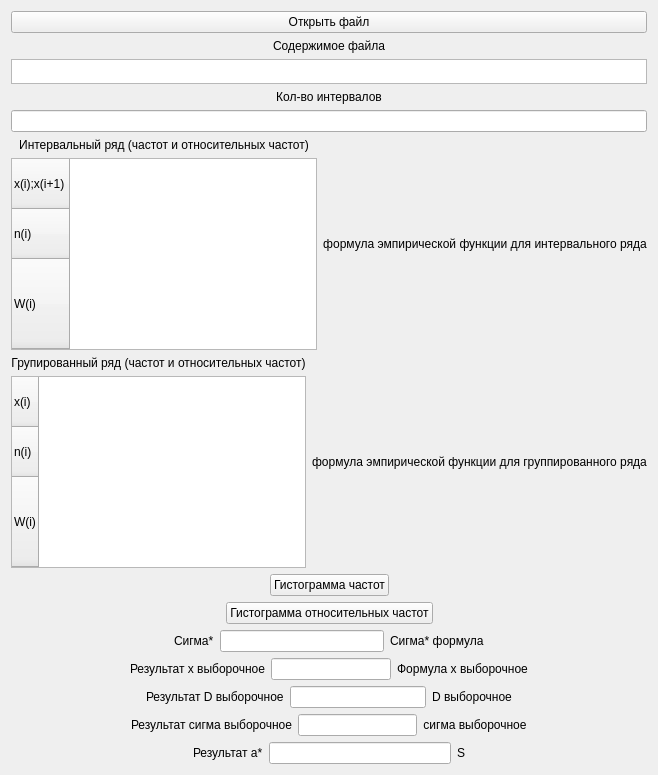
      <widget class="QWidget" name="page_2">
       <layout class="QGridLayout" name="gridLayout_3">
        <item row="1" column="0">
         <layout class="QVBoxLayout" name="verticalLayout_21">
          <item>
           <widget class="QLabel" name="label_30">
            <property name="layoutDirection">
             <enum>Qt::LeftToRight</enum>
            </property>
            <property name="text">
             <string>Содержимое файла</string>
            </property>
            <property name="alignment">
             <set>Qt::AlignCenter</set>
            </property>
           </widget>
          </item>
          <item>
           <widget class="QTextEdit" name="fileBuffer_2">
            <property name="sizePolicy">
             <sizepolicy hsizetype="Minimum" vsizetype="Minimum">
              <horstretch>0</horstretch>
              <verstretch>0</verstretch>
             </sizepolicy>
            </property>
            <property name="maximumSize">
             <size>
              <width>16777215</width>
              <height>25</height>
             </size>
            </property>
            <property name="verticalScrollBarPolicy">
             <enum>Qt::ScrollBarAlwaysOff</enum>
            </property>
            <property name="horizontalScrollBarPolicy">
             <enum>Qt::ScrollBarAlwaysOff</enum>
            </property>
            <property name="readOnly">
             <bool>true</bool>
            </property>
            <property name="html">
             <string>&lt;!DOCTYPE HTML PUBLIC &quot;-//W3C//DTD HTML 4.0//EN&quot; &quot;http://www.w3.org/TR/REC-html40/strict.dtd&quot;&gt;
&lt;html&gt;&lt;head&gt;&lt;meta name=&quot;qrichtext&quot; content=&quot;1&quot; /&gt;&lt;meta charset=&quot;utf-8&quot; /&gt;&lt;style type=&quot;text/css&quot;&gt;
p, li { white-space: pre-wrap; }
hr { height: 1px; border-width: 0; }
&lt;/style&gt;&lt;/head&gt;&lt;body style=&quot; font-family:'Arial','sans-serif'; font-size:14px; font-weight:700; font-style:normal;&quot;&gt;
&lt;p style=&quot;-qt-paragraph-type:empty; margin-top:0px; margin-bottom:0px; margin-left:0px; margin-right:0px; -qt-block-indent:0; text-indent:0px;&quot;&gt;&lt;br /&gt;&lt;/p&gt;&lt;/body&gt;&lt;/html&gt;</string>
            </property>
           </widget>
          </item>
         </layout>
        </item>
        <item row="3" column="0">
         <layout class="QHBoxLayout" name="horizontalLayout_11">
          <property name="leftMargin">
           <number>0</number>
          </property>
          <item>
           <layout class="QVBoxLayout" name="verticalLayout_9">
            <item>
             <widget class="QLabel" name="label_7">
              <property name="layoutDirection">
               <enum>Qt::LeftToRight</enum>
              </property>
              <property name="text">
               <string>Интервальный ряд (частот и относительных частот)</string>
              </property>
              <property name="alignment">
               <set>Qt::AlignCenter</set>
              </property>
             </widget>
            </item>
            <item>
             <widget class="QTableWidget" name="intervalRow2">
              <property name="sizePolicy">
               <sizepolicy hsizetype="Minimum" vsizetype="Preferred">
                <horstretch>0</horstretch>
                <verstretch>0</verstretch>
               </sizepolicy>
              </property>
              <property name="minimumSize">
               <size>
                <width>0</width>
                <height>0</height>
               </size>
              </property>
              <property name="maximumSize">
               <size>
                <width>16777215</width>
                <height>16777215</height>
               </size>
              </property>
              <property name="verticalScrollBarPolicy">
               <enum>Qt::ScrollBarAlwaysOff</enum>
              </property>
              <property name="horizontalScrollBarPolicy">
               <enum>Qt::ScrollBarAsNeeded</enum>
              </property>
              <property name="editTriggers">
               <set>QAbstractItemView::NoEditTriggers</set>
              </property>
              <property name="gridStyle">
               <enum>Qt::SolidLine</enum>
              </property>
              <property name="sortingEnabled">
               <bool>false</bool>
              </property>
              <property name="wordWrap">
               <bool>true</bool>
              </property>
              <property name="cornerButtonEnabled">
               <bool>false</bool>
              </property>
              <property name="columnCount">
               <number>0</number>
              </property>
              <attribute name="horizontalHeaderVisible">
               <bool>false</bool>
              </attribute>
              <attribute name="horizontalHeaderCascadingSectionResizes">
               <bool>false</bool>
              </attribute>
              <attribute name="horizontalHeaderMinimumSectionSize">
               <number>20</number>
              </attribute>
              <attribute name="horizontalHeaderDefaultSectionSize">
               <number>80</number>
              </attribute>
              <attribute name="horizontalHeaderHighlightSections">
               <bool>true</bool>
              </attribute>
              <attribute name="verticalHeaderVisible">
               <bool>true</bool>
              </attribute>
              <attribute name="verticalHeaderDefaultSectionSize">
               <number>50</number>
              </attribute>
              <attribute name="verticalHeaderStretchLastSection">
               <bool>true</bool>
              </attribute>
              <row>
               <property name="text">
                <string>x(i);x(i+1)</string>
               </property>
              </row>
              <row>
               <property name="text">
                <string>n(i)</string>
               </property>
              </row>
              <row>
               <property name="text">
                <string>W(i)</string>
               </property>
              </row>
             </widget>
            </item>
           </layout>
          </item>
          <item>
           <layout class="QVBoxLayout" name="verticalLayout_10">
            <item>
             <widget class="QLabel" name="empiricalIntervalLatex_2">
              <property name="text">
               <string>формула эмпирической функции для интервального ряда</string>
              </property>
              <property name="alignment">
               <set>Qt::AlignCenter</set>
              </property>
             </widget>
            </item>
           </layout>
          </item>
         </layout>
        </item>
        <item row="9" column="0">
         <layout class="QHBoxLayout" name="horizontalLayout_16">
          <item>
           <spacer name="horizontalSpacer_19">
            <property name="orientation">
             <enum>Qt::Horizontal</enum>
            </property>
            <property name="sizeHint" stdset="0">
             <size>
              <width>40</width>
              <height>20</height>
             </size>
            </property>
           </spacer>
          </item>
          <item>
           <widget class="QPushButton" name="frequencyHistogramBtn_2">
            <property name="maximumSize">
             <size>
              <width>300</width>
              <height>16777215</height>
             </size>
            </property>
            <property name="text">
             <string>Гистограмма частот</string>
            </property>
           </widget>
          </item>
          <item>
           <spacer name="horizontalSpacer_20">
            <property name="orientation">
             <enum>Qt::Horizontal</enum>
            </property>
            <property name="sizeHint" stdset="0">
             <size>
              <width>40</width>
              <height>20</height>
             </size>
            </property>
           </spacer>
          </item>
         </layout>
        </item>
        <item row="4" column="0">
         <layout class="QHBoxLayout" name="horizontalLayout_18">
          <property name="leftMargin">
           <number>0</number>
          </property>
          <property name="topMargin">
           <number>0</number>
          </property>
          <item>
           <layout class="QVBoxLayout" name="verticalLayout_24">
            <item>
             <widget class="QLabel" name="label_33">
              <property name="layoutDirection">
               <enum>Qt::LeftToRight</enum>
              </property>
              <property name="text">
               <string>Групированный ряд (частот и относительных частот)</string>
              </property>
              <property name="alignment">
               <set>Qt::AlignCenter</set>
              </property>
             </widget>
            </item>
            <item>
             <widget class="QTableWidget" name="groupRow2">
              <property name="sizePolicy">
               <sizepolicy hsizetype="Minimum" vsizetype="Maximum">
                <horstretch>0</horstretch>
                <verstretch>0</verstretch>
               </sizepolicy>
              </property>
              <property name="minimumSize">
               <size>
                <width>0</width>
                <height>0</height>
               </size>
              </property>
              <property name="maximumSize">
               <size>
                <width>16777215</width>
                <height>16777215</height>
               </size>
              </property>
              <property name="verticalScrollBarPolicy">
               <enum>Qt::ScrollBarAlwaysOff</enum>
              </property>
              <property name="horizontalScrollBarPolicy">
               <enum>Qt::ScrollBarAsNeeded</enum>
              </property>
              <property name="editTriggers">
               <set>QAbstractItemView::NoEditTriggers</set>
              </property>
              <property name="gridStyle">
               <enum>Qt::SolidLine</enum>
              </property>
              <property name="sortingEnabled">
               <bool>false</bool>
              </property>
              <property name="wordWrap">
               <bool>true</bool>
              </property>
              <property name="cornerButtonEnabled">
               <bool>false</bool>
              </property>
              <property name="columnCount">
               <number>0</number>
              </property>
              <attribute name="horizontalHeaderVisible">
               <bool>false</bool>
              </attribute>
              <attribute name="horizontalHeaderCascadingSectionResizes">
               <bool>false</bool>
              </attribute>
              <attribute name="horizontalHeaderMinimumSectionSize">
               <number>20</number>
              </attribute>
              <attribute name="horizontalHeaderDefaultSectionSize">
               <number>50</number>
              </attribute>
              <attribute name="horizontalHeaderHighlightSections">
               <bool>true</bool>
              </attribute>
              <attribute name="verticalHeaderVisible">
               <bool>true</bool>
              </attribute>
              <attribute name="verticalHeaderCascadingSectionResizes">
               <bool>false</bool>
              </attribute>
              <attribute name="verticalHeaderDefaultSectionSize">
               <number>50</number>
              </attribute>
              <attribute name="verticalHeaderStretchLastSection">
               <bool>true</bool>
              </attribute>
              <row>
               <property name="text">
                <string>x(i)</string>
               </property>
              </row>
              <row>
               <property name="text">
                <string>n(i)</string>
               </property>
              </row>
              <row>
               <property name="text">
                <string>W(i)</string>
               </property>
              </row>
             </widget>
            </item>
           </layout>
          </item>
          <item>
           <layout class="QVBoxLayout" name="verticalLayout_5">
            <item>
             <widget class="QLabel" name="empiricalGroupLatex_2">
              <property name="text">
               <string>формула эмпирической функции для группированного ряда</string>
              </property>
              <property name="alignment">
               <set>Qt::AlignCenter</set>
              </property>
             </widget>
            </item>
           </layout>
          </item>
         </layout>
        </item>
        <item row="0" column="0">
         <widget class="QPushButton" name="openFileBtn_2">
          <property name="text">
           <string>Открыть файл</string>
          </property>
         </widget>
        </item>
        <item row="11" column="0">
         <layout class="QVBoxLayout" name="verticalLayout_19">
          <item>
           <layout class="QHBoxLayout" name="horizontalLayout_20">
            <item>
             <spacer name="horizontalSpacer">
              <property name="orientation">
               <enum>Qt::Horizontal</enum>
              </property>
              <property name="sizeHint" stdset="0">
               <size>
                <width>40</width>
                <height>20</height>
               </size>
              </property>
             </spacer>
            </item>
            <item>
             <widget class="QLabel" name="label_5">
              <property name="text">
               <string>Сигма*</string>
              </property>
             </widget>
            </item>
            <item>
             <widget class="QLineEdit" name="lineSigmaStar"/>
            </item>
            <item>
             <widget class="QLabel" name="sigmaStar_2">
              <property name="text">
               <string>Сигма* формула</string>
              </property>
             </widget>
            </item>
            <item>
             <spacer name="horizontalSpacer_2">
              <property name="orientation">
               <enum>Qt::Horizontal</enum>
              </property>
              <property name="sizeHint" stdset="0">
               <size>
                <width>40</width>
                <height>20</height>
               </size>
              </property>
             </spacer>
            </item>
           </layout>
          </item>
          <item>
           <layout class="QHBoxLayout" name="horizontalLayout_13">
            <item>
             <spacer name="horizontalSpacer_11">
              <property name="orientation">
               <enum>Qt::Horizontal</enum>
              </property>
              <property name="sizeHint" stdset="0">
               <size>
                <width>40</width>
                <height>20</height>
               </size>
              </property>
             </spacer>
            </item>
            <item>
             <widget class="QLabel" name="label_27">
              <property name="text">
               <string>Результат х выборочное</string>
              </property>
             </widget>
            </item>
            <item>
             <widget class="QLineEdit" name="lineX_2">
              <property name="alignment">
               <set>Qt::AlignCenter</set>
              </property>
              <property name="readOnly">
               <bool>true</bool>
              </property>
             </widget>
            </item>
            <item>
             <widget class="QLabel" name="formulaX_2">
              <property name="text">
               <string>Формула x выборочное</string>
              </property>
              <property name="alignment">
               <set>Qt::AlignCenter</set>
              </property>
             </widget>
            </item>
            <item>
             <spacer name="horizontalSpacer_12">
              <property name="orientation">
               <enum>Qt::Horizontal</enum>
              </property>
              <property name="sizeHint" stdset="0">
               <size>
                <width>40</width>
                <height>20</height>
               </size>
              </property>
             </spacer>
            </item>
           </layout>
          </item>
          <item>
           <layout class="QHBoxLayout" name="horizontalLayout_12">
            <item>
             <spacer name="horizontalSpacer_9">
              <property name="orientation">
               <enum>Qt::Horizontal</enum>
              </property>
              <property name="sizeHint" stdset="0">
               <size>
                <width>40</width>
                <height>20</height>
               </size>
              </property>
             </spacer>
            </item>
            <item>
             <widget class="QLabel" name="label_26">
              <property name="text">
               <string>Результат D выборочное</string>
              </property>
             </widget>
            </item>
            <item>
             <widget class="QLineEdit" name="lineD_2">
              <property name="alignment">
               <set>Qt::AlignCenter</set>
              </property>
              <property name="readOnly">
               <bool>true</bool>
              </property>
             </widget>
            </item>
            <item>
             <widget class="QLabel" name="formulaD_2">
              <property name="text">
               <string>D выборочное</string>
              </property>
              <property name="alignment">
               <set>Qt::AlignCenter</set>
              </property>
             </widget>
            </item>
            <item>
             <spacer name="horizontalSpacer_10">
              <property name="orientation">
               <enum>Qt::Horizontal</enum>
              </property>
              <property name="sizeHint" stdset="0">
               <size>
                <width>40</width>
                <height>20</height>
               </size>
              </property>
             </spacer>
            </item>
           </layout>
          </item>
          <item>
           <layout class="QHBoxLayout" name="horizontalLayout_14">
            <item>
             <spacer name="horizontalSpacer_13">
              <property name="orientation">
               <enum>Qt::Horizontal</enum>
              </property>
              <property name="sizeHint" stdset="0">
               <size>
                <width>40</width>
                <height>20</height>
               </size>
              </property>
             </spacer>
            </item>
            <item>
             <widget class="QLabel" name="label_28">
              <property name="text">
               <string>Результат сигма выборочное</string>
              </property>
             </widget>
            </item>
            <item>
             <widget class="QLineEdit" name="lineSigma_2">
              <property name="alignment">
               <set>Qt::AlignCenter</set>
              </property>
              <property name="readOnly">
               <bool>true</bool>
              </property>
             </widget>
            </item>
            <item>
             <widget class="QLabel" name="formulaSigma_2">
              <property name="text">
               <string>сигма выборочное</string>
              </property>
              <property name="alignment">
               <set>Qt::AlignCenter</set>
              </property>
             </widget>
            </item>
            <item>
             <spacer name="horizontalSpacer_14">
              <property name="orientation">
               <enum>Qt::Horizontal</enum>
              </property>
              <property name="sizeHint" stdset="0">
               <size>
                <width>40</width>
                <height>20</height>
               </size>
              </property>
             </spacer>
            </item>
           </layout>
          </item>
          <item>
           <layout class="QHBoxLayout" name="horizontalLayout_15">
            <item>
             <spacer name="horizontalSpacer_15">
              <property name="orientation">
               <enum>Qt::Horizontal</enum>
              </property>
              <property name="sizeHint" stdset="0">
               <size>
                <width>40</width>
                <height>20</height>
               </size>
              </property>
             </spacer>
            </item>
            <item>
             <widget class="QLabel" name="label_29">
              <property name="text">
               <string>Результат a*</string>
              </property>
             </widget>
            </item>
            <item>
             <widget class="QLineEdit" name="lineAStar">
              <property name="text">
               <string/>
              </property>
              <property name="alignment">
               <set>Qt::AlignCenter</set>
              </property>
              <property name="readOnly">
               <bool>true</bool>
              </property>
             </widget>
            </item>
            <item>
             <widget class="QLabel" name="formulaA_2">
              <property name="text">
               <string>S</string>
              </property>
              <property name="alignment">
               <set>Qt::AlignCenter</set>
              </property>
             </widget>
            </item>
            <item>
             <spacer name="horizontalSpacer_16">
              <property name="orientation">
               <enum>Qt::Horizontal</enum>
              </property>
              <property name="sizeHint" stdset="0">
               <size>
                <width>40</width>
                <height>20</height>
               </size>
              </property>
             </spacer>
            </item>
           </layout>
          </item>
         </layout>
        </item>
        <item row="10" column="0">
         <layout class="QHBoxLayout" name="polygonLayout">
          <item>
           <spacer name="horizontalSpacer_17">
            <property name="orientation">
             <enum>Qt::Horizontal</enum>
            </property>
            <property name="sizeType">
             <enum>QSizePolicy::Expanding</enum>
            </property>
            <property name="sizeHint" stdset="0">
             <size>
              <width>40</width>
              <height>20</height>
             </size>
            </property>
           </spacer>
          </item>
          <item>
           <widget class="QPushButton" name="relativeFrequencyHistogramBtn_2">
            <property name="maximumSize">
             <size>
              <width>300</width>
              <height>16777215</height>
             </size>
            </property>
            <property name="text">
             <string>Гистограмма относительных частот</string>
            </property>
           </widget>
          </item>
          <item>
           <spacer name="horizontalSpacer_18">
            <property name="orientation">
             <enum>Qt::Horizontal</enum>
            </property>
            <property name="sizeType">
             <enum>QSizePolicy::Expanding</enum>
            </property>
            <property name="sizeHint" stdset="0">
             <size>
              <width>40</width>
              <height>20</height>
             </size>
            </property>
           </spacer>
          </item>
         </layout>
        </item>
        <item row="2" column="0">
         <layout class="QVBoxLayout" name="verticalLayout_23">
          <item>
           <widget class="QLabel" name="label_32">
            <property name="text">
             <string>Кол-во интервалов</string>
            </property>
            <property name="alignment">
             <set>Qt::AlignCenter</set>
            </property>
           </widget>
          </item>
          <item>
           <widget class="QLineEdit" name="userIntervalCount"/>
          </item>
         </layout>
        </item>
       </layout>
      </widget>
